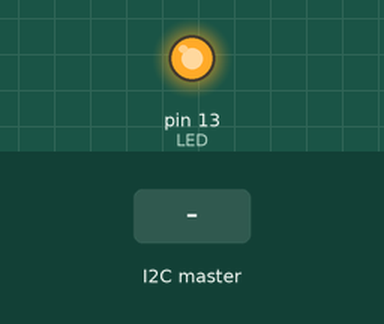
Simulated run of this sketch. Board: Arduino Uno, built with avr-gcc and run on an emulated ATmega328P. Shown: output pins drawn as LEDs (lit = HIGH). The test bench sets the inputs (shaded band). What the sketch prints to the serial monitor is not drawn.

Above: at 1.2 s.
1.3 s: the I2C master sends the byte 1
At 2.7 s:
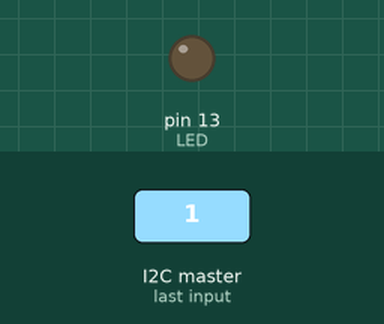
3.0 s: the I2C master sends the byte 0
At 3.9 s:
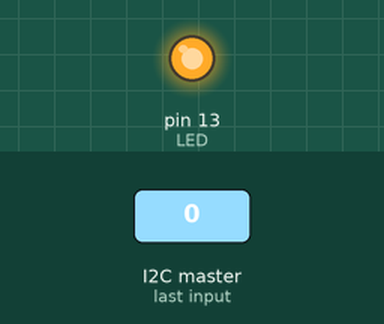
Timing chart, 0 to 6.0 s (numbered marks = the images above; inputs shaded):
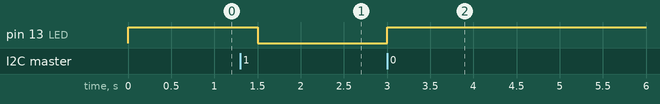

The sketch:

I2C_Arduino_2.ino
```cpp
#include <Wire.h>
int LED = 13;
int x = 0;

void setup() {
  pinMode (LED, OUTPUT);
  Wire.begin(9);
  Wire.onReceive(receiveEvent);
  Serial.begin(9600);
}

void receiveEvent() {
  x = Wire.read();
}

void loop() {
  if (x % 2 == 0) {
    digitalWrite(LED, HIGH);
  }
  else {
    digitalWrite(LED, LOW);
  }
  Serial.print(x);
  delay(500);
}
```

Measured:
- after the input at 1.3 s, pin 13 (LED): HIGH → LOW after 0.20 s
- after the input at 3.0 s, pin 13 (LED): LOW → HIGH at once
